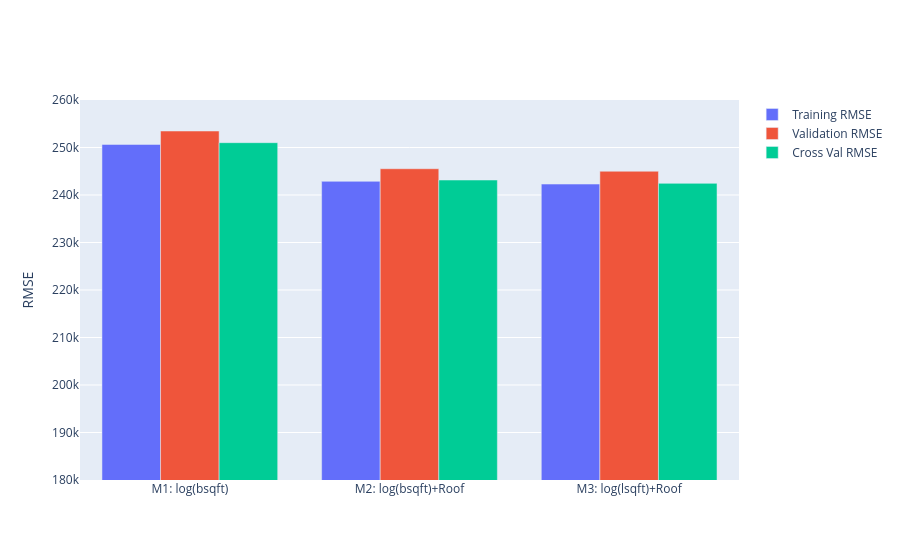

Notebook code for this chart:
### Code cell
# MODELING STEP 5:  Add a name for your 3rd model describing the features 
#and run this cell to Plot bar graph all 3 models

model_names[2] = "M3: log(lsqft)+Roof"


fig = go.Figure([
go.Bar(x = model_names, y = training_error, name="Training RMSE"),
go.Bar(x = model_names, y = validation_error, name="Validation RMSE"),
go.Bar(x = model_names, y = cv_error, name="Cross Val RMSE")
])

fig.update_yaxes(range=[180000,260000], title="RMSE")

fig

### Figure 1 — Plotly figure (JSON) as saved in the notebook; plotly's stock layout.template omitted (floating-point values rounded to 4 significant figures)
{"data": [{"name": "Training RMSE", "type": "bar", "x": ["M1: log(bsqft)", "M2: log(bsqft)+Roof", "M3: log(lsqft)+Roof"], "y": [250600.0, 242900.0, 242300.0, 0]}, {"name": "Validation RMSE", "type": "bar", "x": ["M1: log(bsqft)", "M2: log(bsqft)+Roof", "M3: log(lsqft)+Roof"], "y": [253500.0, 245500.0, 245000.0, 0]}, {"name": "Cross Val RMSE", "type": "bar", "x": ["M1: log(bsqft)", "M2: log(bsqft)+Roof", "M3: log(lsqft)+Roof"], "y": [251000.0, 243200.0, 242400.0, 0]}], "layout": {"autosize": true, "xaxis": {"autorange": true, "range": [-0.5, 2.5], "type": "category"}, "yaxis": {"range": [180000, 260000], "title": {"text": "RMSE"}, "type": "linear"}}}
